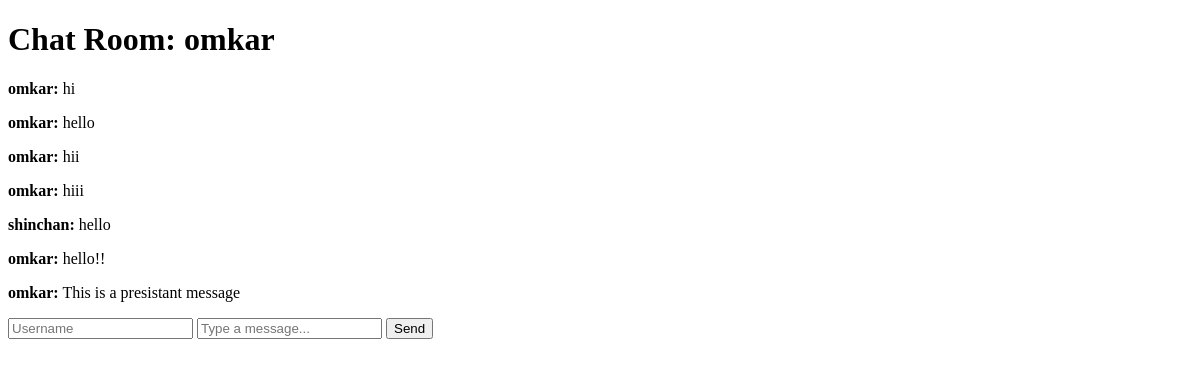
The app's page /chat/omkar/, older data.
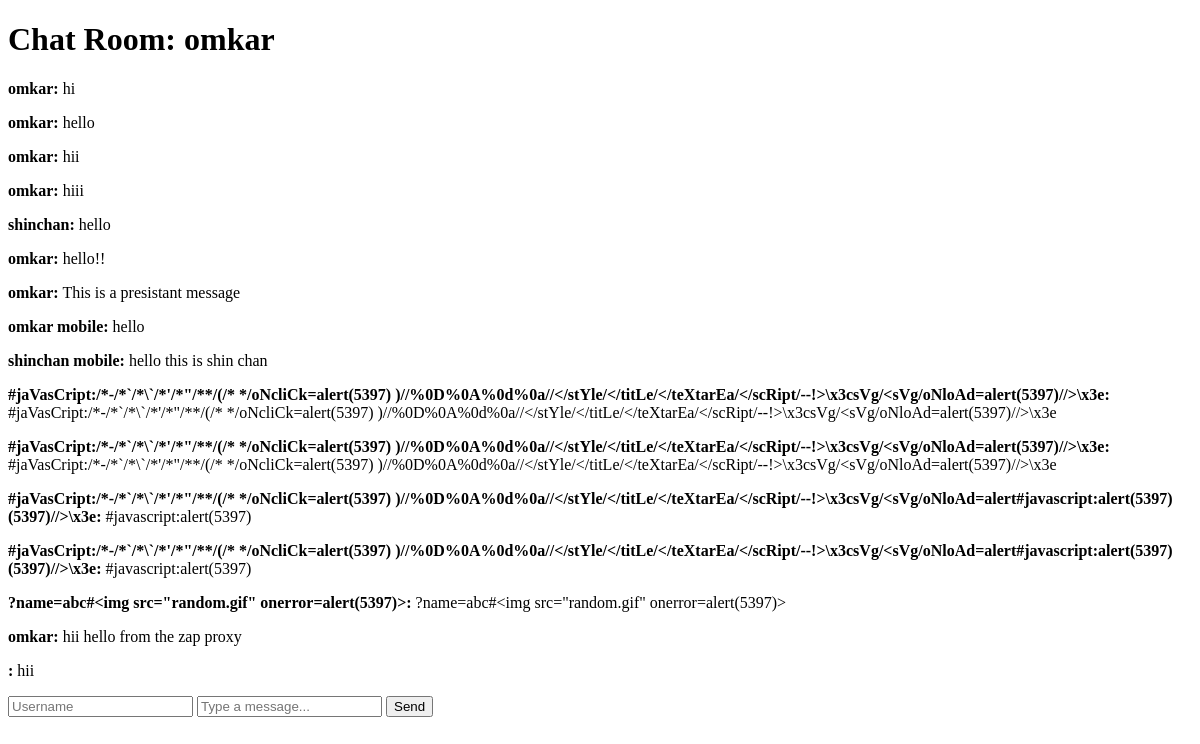
The same page, newer data.
### chat/models.py (models this page shows)
class Message (models.Model):
    room_name = models.CharField(max_length=100)
    username = models.CharField(max_length=100)
    content = models.TextField()

### chat/views.py (the view)
# urls.py: path('<str:room_name>/',views.chat_room,name='chat_room')
def chat_room(request, room_name):
    messages = Message.objects.filter(room_name=room_name)
    return render(request, 'chat_room.html', {
        'room_name': room_name,
        'messages': messages
    })

### templates/chat_room.html (shortened to what this page needs)
<!DOCTYPE html>
<html lang="en">
<head>
</head>
<body>
    <h1>Chat Room: {{ room_name }}</h1>
    <div id="chat-log">
        {% for message in messages %}
            <p><strong>{{ message.username }}:</strong> {{ message.content }}</p>
        {% endfor %}
    </div>
    <input id="username" type="text" placeholder="Username">
    <input id="message-input" type="text" placeholder="Type a message...">
    <button id="send-button">Send</button>
</body>
</html>

Row changes from the older to the newer data that the page shows:
added Message: username "omkar mobile", content "hello"
added Message: username "shinchan mobile", content "hello this is shin chan"
added Message: username "#jaVasCript:/*-/*`/*\\`/*'/*\"/**/(/* */oNcliCk=alert(5397) )//%0D%0A%0d%0a//</stYle/</titLe/</teXtarEa/</scRipt/--!>\\x3csVg/<sVg/oNloAd=alert(5397)//>\\x3e", content "#jaVasCript:/*-/*`/*\\`/*'/*\"/**/(/* */oNcliCk=alert(5397) )//%0D%0A%0d%0a//</stYle/</titLe/</teXtarEa/</scRipt/--!>\\x3csVg/<sVg/oNloAd=alert(5397)//>\\x3e"
added Message: username "#jaVasCript:/*-/*`/*\\`/*'/*\"/**/(/* */oNcliCk=alert(5397) )//%0D%0A%0d%0a//</stYle/</titLe/</teXtarEa/</scRipt/--!>\\x3csVg/<sVg/oNloAd=alert(5397)//>\\x3e", content "#jaVasCript:/*-/*`/*\\`/*'/*\"/**/(/* */oNcliCk=alert(5397) )//%0D%0A%0d%0a//</stYle/</titLe/</teXtarEa/</scRipt/--!>\\x3csVg/<sVg/oNloAd=alert(5397)//>\\x3e"
added Message: username "#jaVasCript:/*-/*`/*\\`/*'/*\"/**/(/* */oNcliCk=alert(5397) )//%0D%0A%0d%0a//</stYle/</titLe/</teXtarEa/</scRipt/--!>\\x3csVg/<sVg/oNloAd=alert#javascript:alert(5397)(5397)//>\\x3e", content "#javascript:alert(5397)"
added Message: username "#jaVasCript:/*-/*`/*\\`/*'/*\"/**/(/* */oNcliCk=alert(5397) )//%0D%0A%0d%0a//</stYle/</titLe/</teXtarEa/</scRipt/--!>\\x3csVg/<sVg/oNloAd=alert#javascript:alert(5397)(5397)//>\\x3e", content "#javascript:alert(5397)"
added Message: username "?name=abc#<img src=\"random.gif\" onerror=alert(5397)>", content "?name=abc#<img src=\"random.gif\" onerror=alert(5397)>"
added Message: username "omkar", content "hii hello from the zap proxy"
added Message: content "hii"
